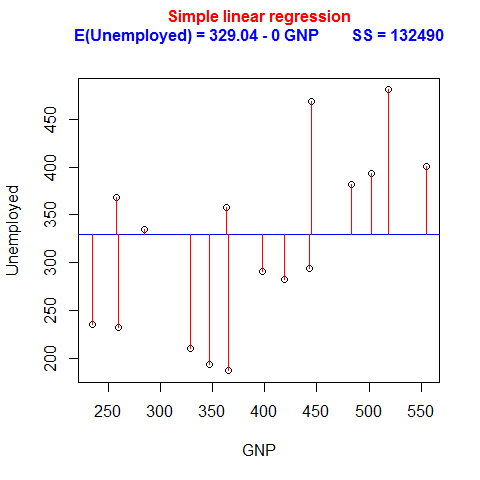

R code for this plot:
# Regression with one covariate
data(longley)                   # load longley dataset
attach(longley)                 # attach the longley dataset
rp.regression(GNP, Unemployed,  
              line.showing = T, 
              panel.plot   = F) 
